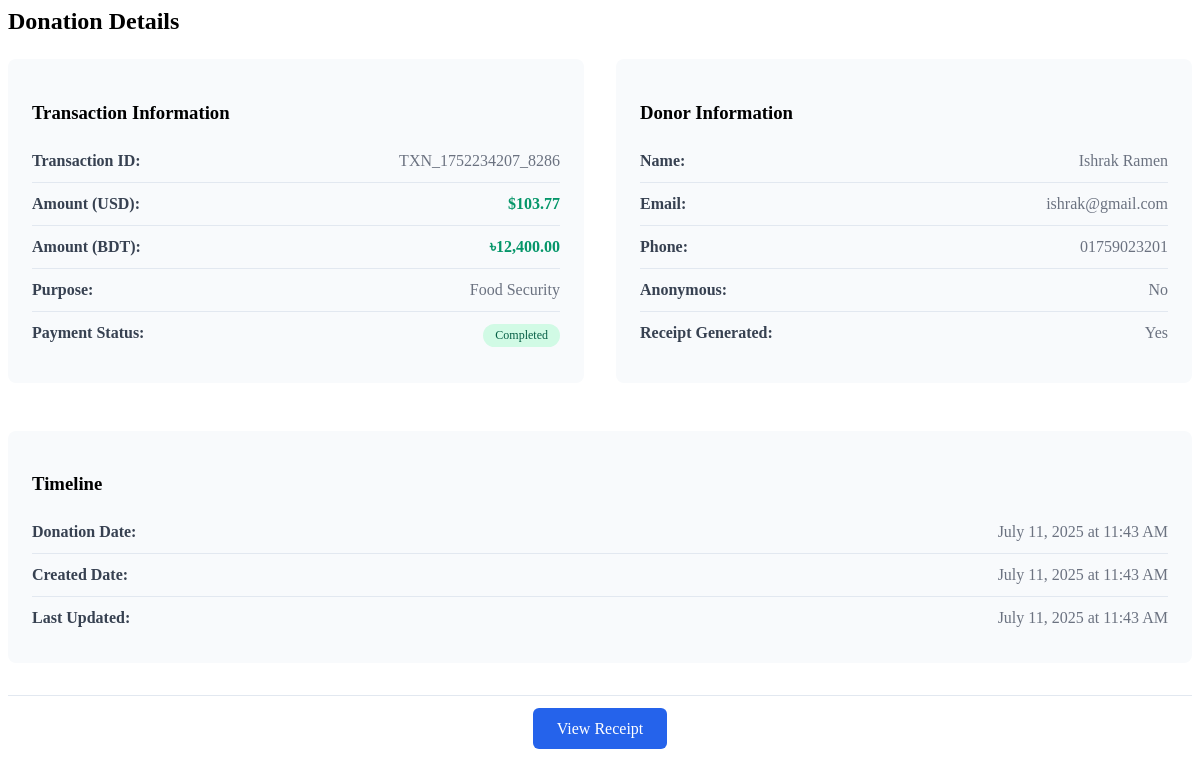
Screenshot of /admin/donation_details.php?id=5 (signed in) with the database file from the repository.
### tables this page shows
CREATE TABLE `donations` (
  `id` int(11) NOT NULL,
  `donor_name` varchar(255) NOT NULL,
  `email` varchar(255) NOT NULL,
  `phone` varchar(20) DEFAULT NULL,
  `amount_usd` decimal(10,2) NOT NULL,
  `amount_bdt` decimal(10,2) NOT NULL,
  `purpose` varchar(100) NOT NULL,
  `is_anonymous` tinyint(1) DEFAULT 0,
  `message` text DEFAULT NULL,
  `transaction_id` varchar(100) DEFAULT NULL,
  `payment_status` enum('pending','completed','failed') DEFAULT 'pending',
  `payment_method` varchar(50) DEFAULT NULL,
  `receipt_generated` tinyint(1) DEFAULT 0,
  `donated_at` timestamp NOT NULL DEFAULT current_timestamp(),
  `created_at` timestamp NOT NULL DEFAULT current_timestamp(),
  `updated_at` timestamp NOT NULL DEFAULT current_timestamp() ON UPDATE current_timestamp()
);

### admin/donation_details.php (the view, shortened to what this page needs)
<?php
$donation_id = isset($_GET['id']) ? intval($_GET['id']) : 0;
$conn = get_database_connection();
$sql = "SELECT * FROM donations WHERE id = ?";
$stmt = mysqli_prepare($conn, $sql);
mysqli_stmt_bind_param($stmt, "i", $donation_id);
mysqli_stmt_execute($stmt);
$result = mysqli_stmt_get_result($stmt);
$donation = mysqli_fetch_assoc($result);
?>
<h2>Donation Details</h2>
<div class="donation-detail-grid" style="display: grid; grid-template-columns: 1fr 1fr; gap: 2rem; margin-top: 1.5rem;">
    <div class="detail-section">
        <h3 style="color: var(--primary-color); margin-bottom: 1rem;">Transaction Information</h3>
        <div class="detail-item">
            <strong>Transaction ID:</strong>
            <span><?php echo htmlspecialchars($donation['transaction_id']); ?></span>
        </div>
        <div class="detail-item">
            <strong>Amount (USD):</strong>
            <span style="color: #059669; font-weight: 600;">$<?php echo number_format($donation['amount_usd'], 2); ?></span>
        </div>
        <div class="detail-item">
            <strong>Amount (BDT):</strong>
            <span style="color: #059669; font-weight: 600;">৳<?php echo number_format($donation['amount_bdt'], 2); ?></span>
        </div>
        <div class="detail-item">
            <strong>Purpose:</strong>
            <span><?php echo htmlspecialchars($donation['purpose']); ?></span>
        </div>
        <div class="detail-item">
            <strong>Payment Status:</strong>
            <span class="status <?php echo $donation['payment_status']; ?>" style="padding: 0.25rem 0.75rem; border-radius: 9999px; font-size: 0.75rem; font-weight: 500;">
                <?php echo ucfirst($donation['payment_status']); ?>
            </span>
        </div>
    </div>
    <div class="detail-section">
        <h3 style="color: var(--primary-color); margin-bottom: 1rem;">Donor Information</h3>
        <?php if (!$donation['is_anonymous']): ?>
        <div class="detail-item">
            <strong>Name:</strong>
            <span><?php echo htmlspecialchars($donation['donor_name']); ?></span>
        </div>
        <div class="detail-item">
            <strong>Email:</strong>
            <span><?php echo htmlspecialchars($donation['email']); ?></span>
        </div>
        <?php if (!empty($donation['phone'])): ?>
        <div class="detail-item">
            <strong>Phone:</strong>
            <span><?php echo htmlspecialchars($donation['phone']); ?></span>
        </div>
        <?php endif; ?>
        <?php endif; ?>
        <div class="detail-item">
            <strong>Anonymous:</strong>
            <span><?php echo $donation['is_anonymous'] ? 'Yes' : 'No'; ?></span>
        </div>
        <div class="detail-item">
            <strong>Receipt Generated:</strong>
            <span><?php echo $donation['receipt_generated'] ? 'Yes' : 'No'; ?></span>
        </div>
    </div>
</div>
<div class="detail-section" style="margin-top: 2rem;">
    <h3 style="color: var(--primary-color); margin-bottom: 1rem;">Timeline</h3>
    <div class="detail-item">
        <strong>Donation Date:</strong>
        <span><?php echo date('F j, Y \a\t g:i A', strtotime($donation['donated_at'])); ?></span>
    </div>
    <div class="detail-item">
        <strong>Created Date:</strong>
        <span><?php echo date('F j, Y \a\t g:i A', strtotime($donation['created_at'])); ?></span>
    </div>
    <div class="detail-item">
        <strong>Last Updated:</strong>
        <span><?php echo date('F j, Y \a\t g:i A', strtotime($donation['updated_at'])); ?></span>
    </div>
</div>
<div class="detail-actions" style="margin-top: 2rem; text-align: center; border-top: 1px solid #e2e8f0; padding-top: 1.5rem;">
    <a href="../pages/receipt.php?id=<?php echo $donation['id']; ?>&txn=<?php echo urlencode($donation['transaction_id']); ?>"
       target="_blank"
       class="action-btn view"
       style="padding: 0.75rem 1.5rem; text-decoration: none; background: #2563eb; color: white; border-radius: 6px; margin: 0 0.5rem;">
        <i class="fas fa-receipt"></i> View Receipt
    </a>
</div>

### admin/donation_details.php (style rules this page uses)
.detail-section { background: #f8fafc; padding: 1.5rem; border-radius: 8px; margin-bottom: 1rem; }
.detail-item { display: flex; justify-content: space-between; align-items: flex-start; padding: 0.75rem 0; border-bottom: 1px solid #e2e8f0; }
.detail-item:last-child { border-bottom: none; }
.detail-item strong { color: #374151; min-width: 140px; flex-shrink: 0; }
.detail-item span { color: #6b7280; text-align: right; word-break: break-word; }
.status.completed { background: #d1fae5; color: #065f46; }

### rows the page displays
donations: transaction "TXN_1752234207_8286", amount_usd "103.77", amount_bdt "12,400.00", purpose "Food Security", payment_status "Completed", donor_name "Ishrak Ramen", email "ishrak@gmail.com", phone "01759023201", donated_at "July 11, 2025 at 11:43 AM", created_at "July 11, 2025 at 11:43 AM", updated_at "July 11, 2025 at 11:43 AM"
